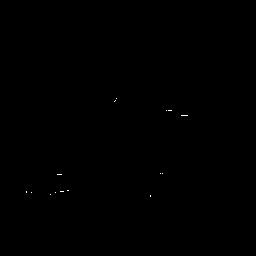
#> input picture Composite_z001_c001.tif, 256 x 256 px, shrunk from 1200 x 1200 before the run; its folder holds 6 pictures in this run
$ python Microtubules_Detection_Region.py   (older library calls are emulated)
#> lines starting #> are read from the running program, lines starting #| are printed output that depends on the picture; after the words box and inside, x2 and y2 are one past the last pixel; in counts of white or black regions, pixels touching at a corner belong together
import os
os.environ['DISPLAY'] = ':1'
from scipy.spatial import distance as dist
from imutils import perspective
from imutils import contours
from PIL import Image
import numpy as np
import argparse
import imutils
import cv2
from cv2 import drawContours
import math
from typing import List
from skimage import filters
from networkx.algorithms.smallworld import sigma
import matplotlib.pyplot as plt
from skimage import data, filters, color, morphology
from skimage.segmentation import flood, flood_fill


array_of_img = [] # this if for store all of the image data
# this function is for read image,the input is directory name
def read_directory(directory):
    # this loop is for read each image in this foder,directory_name is the foder name with images.
    for filename in os.listdir(r"./"+ directory):
        #print(filename) #just for test
        #img is used to store the image data
        tiff_image = cv2.imread(directory + "/" + filename, cv2.IMREAD_ANYCOLOR | cv2.IMREAD_ANYDEPTH)
        img = cv2.normalize(tiff_image, None, 0, 255, cv2.NORM_MINMAX, dtype=cv2.CV_8U)
        array_of_img.append(img)
        #cv2.imshow("Image", img)
        #cv2.waitKey(0)
        #print(img)
        print(array_of_img)

#Series_Tiff_Files = read_directory("Tiff_files")

# center point
def midpoint(ptA, ptB):
	return ((ptA[0] + ptB[0]) * 0.5, (ptA[1] + ptB[1]) * 0.5)

def centroid(img):
    moments = cv2.moments(img, False)

    cX = float(moments["m10"] / moments["m00"])
    cY = float(moments["m01"] / moments["m00"])

    return [cX, cY]

# [7 lines of commented-out code are left out]
tiff_image = cv2.imread("Composite_z001_c001.tif", cv2.IMREAD_ANYCOLOR | cv2.IMREAD_ANYDEPTH)
#> tiff_image: shape (256, 256) uint16; min 86, max 386, mean 103.1
image = cv2.normalize(tiff_image, None, 0, 255, cv2.NORM_MINMAX, dtype=cv2.CV_8U)

tiff_image_2 = cv2.imread("Composite_z001_c002.tif", cv2.IMREAD_ANYCOLOR | cv2.IMREAD_ANYDEPTH)
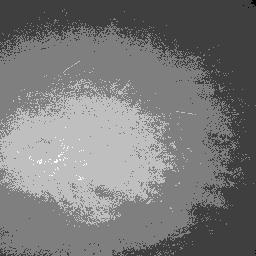
#> input picture Composite_z001_c002.tif, 256 x 256 px, shrunk from 1200 x 1200 before the run
#> tiff_image_2 is the input picture: shape (256, 256) uint16; min 206, max 1136, mean 617.9
image_2 = cv2.normalize(tiff_image_2, None, 0, 255, cv2.NORM_MINMAX, dtype=cv2.CV_8U)
#imgsize = image.shape
#print(imgsize)

# gray grade
#gray = cv2.cvtColor(image, cv2.COLOR_BGR2GRAY)

# bilateral filter
bilateral = cv2.bilateralFilter(image,3,1,1)

bilateral_2 = cv2.bilateralFilter(image_2,3,1,1)

# median filter
median = cv2.medianBlur(image,3)

median_2 = cv2.medianBlur(image_2,3)
#cv2.imshow("median", median)

# gauss filter to denoise
gauss = cv2.GaussianBlur(image, (5, 5), 0)

gauss_2 = cv2.GaussianBlur(image_2, (5, 5), 0)
# NLM
#nlm = cv2.fastNlMeansDenoising(image, None, 10 ,10,7,21)


# closing
closing_2 = cv2.dilate(gauss_2, None, iterations=1)
closing_2 = cv2.erode(closing_2, None, iterations=1)
#cv2.imshow("closing", closing_2)

# edge detection
#median = np.uint8(median)
edged = cv2.Canny(gauss, 20, 50)
#> edged: shape (256, 256); 0.65% white in thin lines or dots, all inside (x1, y1, x2, y2) = (25, 44, 254, 241)

edged_2 = cv2.Canny(gauss_2, 30, 120)
#> edged_2: shape (256, 256); 0.53% white in thin lines or dots, all inside (x1, y1, x2, y2) = (20, 145, 197, 182)
#edged = filters.sobel(gauss)
#cv2.imshow("edge", edged)
#cv2.waitKey(0)

# fill up the gap within objects
edged = cv2.dilate(edged, None, iterations=1)
#> edged: shape (256, 256); 1.9% white; 16 white regions, largest, box (x1, y1, x2, y2) and area: (43, 188, 72, 200) 177, (77, 51, 97, 62) 127, (111, 92, 123, 107) 110
edged = cv2.erode(edged, None, iterations=1)
#> edged: shape (256, 256); 0.97% white; 16 white regions (2 under 20 px), largest, box (x1, y1, x2, y2) and area: (44, 189, 71, 199) 99, (78, 52, 96, 61) 69, (112, 93, 122, 106) 60

edged_2 = cv2.dilate(edged_2, None, iterations=1)
#> edged_2: shape (256, 256); 1.7% white; 2 white regions, box (x1, y1, x2, y2) and area: (19, 145, 92, 183) 783, (168, 144, 198, 173) 305
edged_2 = cv2.erode(edged_2, None, iterations=1)
#> edged_2: shape (256, 256); 0.8% white; 2 white regions
#cv2.imshow("edge_filled", edged)

# find objects
cnts = cv2.findContours(edged.copy(), cv2.RETR_EXTERNAL, cv2.CHAIN_APPROX_SIMPLE)
#> cnts = 16 contours, 7 with area under 20; largest, box (x1, y1, x2, y2) and area: (44, 189, 71, 199) 70, (78, 52, 96, 61) 50, (112, 93, 122, 106) 44, (201, 49, 207, 62) 33, (38, 225, 49, 229) 27
cnts = imutils.grab_contours(cnts)

cnts_2 = cv2.findContours(edged_2.copy(), cv2.RETR_EXTERNAL, cv2.CHAIN_APPROX_SIMPLE)
#> cnts_2 = 2 contours; box (x1, y1, x2, y2) and area: (20, 146, 91, 182) 410, (169, 145, 197, 172) 135
cnts_2 = imutils.grab_contours(cnts_2)

# order the sequence from left to right of the object
if len(cnts) > 0:
    cnts = contours.sort_contours(cnts)[0]

if len(cnts_2) > 0:
    cnts_2 = contours.sort_contours(cnts_2)[0]
#(cnts, _) = contours.sort_contours(cnts)

pixelsPerMetric = None

boxes = []
tltrX_list = []
tltrY_list = []
blbrX_list = []
blbrY_list = []

tlblX_list = []
tlblY_list = []
trbrX_list = []
trbrY_list = []

dA_list = []
dB_list = []

boxes_2 = []
tltrX_list_2 = []
tltrY_list_2 = []
blbrX_list_2 = []
blbrY_list_2 = []

tlblX_list_2 = []
tlblY_list_2 = []
trbrX_list_2 = []
trbrY_list_2 = []

dA_list_2 = []
dB_list_2 = []
# for loop for all contour
for c in cnts:
	# if it's too small, it might be noise, just ignore it
	if cv2.contourArea(c) < 20:
		continue

	orig = image.copy()
	box = cv2.minAreaRect(c)
	box = cv2.cv.BoxPoints(box) if imutils.is_cv2() else cv2.boxPoints(box)
	box = np.array(box, dtype="int")

	box = perspective.order_points(box)

	boxes.append(box.astype("int"))

	#cv2.drawContours(orig, [box.astype("int")], -1, (0, 255, 0), 2)

	#for (x, y) in box:
		#cv2.circle(orig, (int(x), int(y)), 5, (0, 0, 255), -1)

	(tl, tr, br, bl) = box
	(tltrX, tltrY) = midpoint(tl, tr)
	(blbrX, blbrY) = midpoint(bl, br)

	(tlblX, tlblY) = midpoint(tl, bl)
	(trbrX, trbrY) = midpoint(tr, br)

	tltrX_list.append(tltrX)
	tltrY_list.append(tltrY)
	blbrX_list.append(blbrX)
	blbrY_list.append(blbrY)

	tlblX_list.append(tlblX)
	tlblY_list.append(tlblY)
	trbrX_list.append(trbrX)
	trbrY_list.append(trbrY)


	# [7 lines of commented-out code are left out]

	dA = dist.euclidean((tltrX, tltrY), (blbrX, blbrY))
	dB = dist.euclidean((tlblX, tlblY), (trbrX, trbrY))

	dA_list.append(dA)
	dB_list.append(dB)
#> this loop made 16 passes
#> (tl, tr, br, bl, tltrX, tltrY, blbrX, blbrY) on passes 1, 2, 3, 5, 7, 8, 10, 14, 15: ([25, 190], [32, 190], [32, 195], [25, 195], 28.5, 190, 28.5, 195), ([38, 225], [48, 225], [48, 228], [38, 228], 43, 225, 43, 228), ([42, 194], [69, 186], [70, 190], [44, 198], 55.5, 190, 57, 194), ([78, 58], [95, 53], [94, 50], [79, 61], 86.5, 55.5, 86.5, 55.5), ([109, 44], [118, 44], [118, 47], [109, 47], 113.5, 44, 113.5, 47), ([109, 103], [118, 91], [121, 93], [113, 105], 113.5, 97, 117, 99), ([155, 171], [164, 171], [164, 174], [155, 174], 159.5, 171, 159.5, 174), ([177, 113], [189, 113], [189, 116], [177, 116], 183, 113, 183, 116), ([201, 49], [206, 49], [206, 61], [201, 61], 203.5, 49, 203.5, 61)
#> c on pass 9: [[149, 193], [149, 198], [151, 198], [151, 193]]
#> after the loop, blbrX_list = [28.5, 43, 57, 86.5, 113.5, 117, 159.5, 183, 203.5]; blbrY_list = [195, 228, 194, 55.5, 47, 99, 174, 116, 61]; boxes = 9 items; dA_list = [5, 3, 4.27, 0, 3, 4.03, 3, 3, 12]; dB_list = [7, 10, 27.68, 17.89, 9, 14.71, 9, 12, 5]; tlblX_list = [25, 38, 43, 78.5, 109, 111, 155, 177, 201]; tlblY_list = [192.5, 226.5, 196, 59.5, 45.5, 104, 172.5, 114.5, 55]; tltrX_list = [28.5, 43, 55.5, 86.5, 113.5, 113.5, 159.5, 183, 203.5]; tltrY_list = [190, 225, 190, 55.5, 44, 97, 171, 113, 49]; trbrX_list = [32, 48, 69.5, 94.5, 118, 119.5, 164, 189, 206]; trbrY_list = [192.5, 226.5, 188, 51.5, 45.5, 92, 172.5, 114.5, 55]

	# [11 lines of commented-out code are left out]

tltrX_list = np.array(tltrX_list)
tltrY_list = np.array(tltrY_list)
blbrX_list = np.array(blbrX_list)
blbrY_list = np.array(blbrY_list)

tlblX_list = np.array(tlblX_list)
tlblY_list = np.array(tlblY_list)
trbrX_list = np.array(trbrX_list)
trbrY_list = np.array(trbrY_list)

#dA_list = np.array(dA_list)
#print(dA_list,dB_list)

# for loop for all contour
for c_2 in cnts_2:
	# if it's too small, it might be noise, just ignore it
	if cv2.contourArea(c_2) < 20:
		continue

	orig = image_2.copy()
	box_2 = cv2.minAreaRect(c_2)
	box_2 = cv2.cv.BoxPoints(box_2) if imutils.is_cv2() else cv2.boxPoints(box_2)
	box_2 = np.array(box_2, dtype="int")

	box_2 = perspective.order_points(box_2)

	boxes_2.append(box_2.astype("int"))

	#cv2.drawContours(orig, [box.astype("int")], -1, (0, 255, 0), 2)

	#for (x, y) in box:
		#cv2.circle(orig, (int(x), int(y)), 5, (0, 0, 255), -1)

	(tl_2, tr_2, br_2, bl_2) = box_2
	(tltrX_2, tltrY_2) = midpoint(tl_2, tr_2)
	(blbrX_2, blbrY_2) = midpoint(bl_2, br_2)

	(tlblX_2, tlblY_2) = midpoint(tl_2, bl_2)
	(trbrX_2, trbrY_2) = midpoint(tr_2, br_2)

	tltrX_list_2.append(tltrX_2)
	tltrY_list_2.append(tltrY_2)
	blbrX_list_2.append(blbrX_2)
	blbrY_list_2.append(blbrY_2)

	tlblX_list_2.append(tlblX_2)
	tlblY_list_2.append(tlblY_2)
	trbrX_list_2.append(trbrX_2)
	trbrY_list_2.append(trbrY_2)


	# [7 lines of commented-out code are left out]

	dA_2 = dist.euclidean((tltrX_2, tltrY_2), (blbrX_2, blbrY_2))
	dB_2 = dist.euclidean((tlblX_2, tlblY_2), (trbrX_2, trbrY_2))

	dA_list_2.append(dA_2)
	dB_list_2.append(dB_2)
#> this loop made 2 passes
#> (tl_2, tr_2, br_2, bl_2, tltrX_2, tltrY_2, blbrX_2, blbrY_2) on passes 1 to 2: ([26, 132], [95, 162], [85, 186], [16, 156], 60.5, 147, 50.5, 171), ([177, 137], [203, 163], [195, 172], [168, 145], 190, 150, 181.5, 158.5)
#> after the loop, blbrX_list_2 = [50.5, 181.5]; blbrY_list_2 = [171, 158.5]; boxes_2 = [[[26, 132], [95, 162], [85, 186], [16, 156]], [[177, 137], [203, 163], [195, 172], [168, 145]]]; dA_list_2 = [26, 12.02]; dB_list_2 = [75.24, 37.48]; tlblX_list_2 = [21, 172.5]; tlblY_list_2 = [144, 141]; tltrX_list_2 = [60.5, 190]; tltrY_list_2 = [147, 150]; trbrX_list_2 = [90, 199]; trbrY_list_2 = [174, 167.5]

	# [11 lines of commented-out code are left out]

tltrX_list_2 = np.array(tltrX_list_2)
tltrY_list_2 = np.array(tltrY_list_2)
blbrX_list_2 = np.array(blbrX_list_2)
blbrY_list_2 = np.array(blbrY_list_2)

tlblX_list_2 = np.array(tlblX_list_2)
tlblY_list_2 = np.array(tlblY_list_2)
trbrX_list_2 = np.array(trbrX_list_2)
trbrY_list_2 = np.array(trbrY_list_2)


img = image.copy()
for i in range(len(tltrX_list)):
	cv2.line(img, (int(tltrX_list[i]), int(tltrY_list[i])), (int(blbrX_list[i]), int(blbrY_list[i])),(255, 0, 255), 2)
	cv2.line(img, (int(tlblX_list[i]), int(tlblY_list[i])), (int(trbrX_list[i]), int(trbrY_list[i])),(255, 0, 255), 2)
	cv2.putText(img, "{:.1f}".format(dA_list[i]), (int(tltrX_list[i] - 15), int(tltrY_list[i] - 10)), cv2.FONT_HERSHEY_SIMPLEX, 0.65, (255, 255, 255), 2)
	cv2.putText(img, "{:.1f}".format(dB_list[i]), (int(trbrX_list[i] + 10), int(trbrY_list[i])), cv2.FONT_HERSHEY_SIMPLEX,0.65, (255, 255, 255), 2)
#> this loop made 9 passes
#> img: shape (256, 256); min 0, max 255, mean 31.6
#cv2.imshow("Image", img)


img_2 = image_2.copy()
for i_2 in range(len(tltrX_list_2)):
	cv2.line(img, (int(tltrX_list_2[i_2]), int(tltrY_list_2[i_2])), (int(blbrX_list_2[i_2]), int(blbrY_list_2[i_2])),(255, 0, 255), 2)
	cv2.line(img, (int(tlblX_list_2[i_2]), int(tlblY_list_2[i_2])), (int(trbrX_list_2[i_2]), int(trbrY_list_2[i_2])),(255, 0, 255), 2)
	cv2.putText(img, "{:.1f}".format(dA_list_2[i_2]), (int(tltrX_list_2[i_2] - 15), int(tltrY_list_2[i_2] - 10)), cv2.FONT_HERSHEY_SIMPLEX, 0.65, (255, 255, 255), 2)
	cv2.putText(img, "{:.1f}".format(dB_list_2[i_2]), (int(trbrX_list_2[i_2] + 10), int(trbrY_list_2[i_2])), cv2.FONT_HERSHEY_SIMPLEX,0.65, (255, 255, 255), 2)
#> this loop made 2 passes
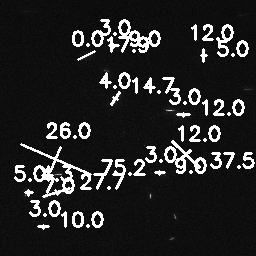
#> img: shape (256, 256); min 0, max 255, mean 37.5
#cv2.imshow("Image", img)

img_box = image.copy()
for k in range(len(boxes)):
    cv2.drawContours(img_box, [boxes[k].astype("int")], -1, (0, 255, 0), 2)
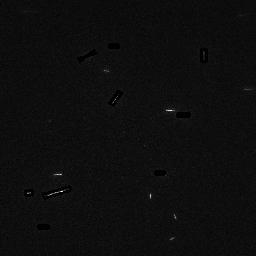
#> img_box: shape (256, 256); min 0, max 239, mean 14.1
#cv2.imshow("Image_box", img_box)

img_box_2 = image.copy()
for k_2 in range(len(boxes_2)):
    cv2.drawContours(img_box_2, [boxes_2[k_2].astype("int")], -1, (0, 255, 0), 2)
#> img_box_2: shape (256, 256); min 0, max 255, mean 14.3
#cv2.imshow("Image_box", img_box)

#caculate contour center
img_endpoints = image.copy()
img_endpoints_2 = image_2.copy()

M_list = []
center_x_list = []
center_y_list = []
count = 0

M_list_2 = []
center_x_list_2 = []
center_y_list_2 = []
count_2 = 0

for p in cnts:
	if cv2.contourArea(p) < 20:
		continue

	M = cv2.moments(p)
	M_list.append(M)
	center_x = int(M["m10"] / M["m00"])
	center_x_list.append(center_x)
	center_y = int(M["m01"] / M["m00"])
	center_y_list.append(center_y)
	count = count+1
#> this loop made 16 passes
#> (center_x, center_y) on passes 1, 2, 3, 5, 7, 8, 10, 14, 15: (27, 192), (42, 226), (55, 192), (86, 56), (112, 45), (116, 98), (159, 172), (183, 114), (202, 54)
#> after the loop, M_list = 9 items; center_x_list = [27, 42, 55, 86, 112, 116, 159, 183, 202]; center_y_list = [192, 226, 192, 56, 45, 98, 172, 114, 54]; count = 9

for w in range(len(tltrX_list)):
	cv2.circle(img_endpoints, (int(trbrX_list[w]), int(trbrY_list[w])), 7, 128, -1)
	cv2.circle(img_endpoints, (int(tlblX_list[w]), int(tlblY_list[w])), 7, 128, -1)
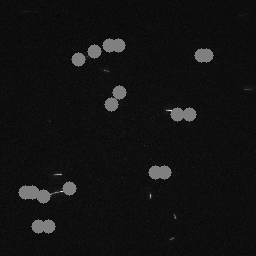
#> img_endpoints: shape (256, 256); min 0, max 239, mean 18.5


for p_2 in cnts_2:
	if cv2.contourArea(p_2) < 20:
		continue
	M_2 = cv2.moments(p_2)
	M_list_2.append(M_2)
	center_x_2 = int(M_2["m10"] / M_2["m00"])
	center_x_list_2.append(center_x_2)
	center_y_2 = int(M_2["m01"] / M_2["m00"])
	center_y_list_2.append(center_y_2)
	count_2 = count_2+1
#> this loop made 2 passes
#> (center_x_2, center_y_2, count_2) on passes 1 to 2: (62, 166, 1), (185, 154, 2)
#> after the loop, M_list_2 = 2 items; center_x_list_2 = [62, 185]; center_y_list_2 = [166, 154]; count_2 = 2

for w_2 in range(len(tltrX_list)):
	cv2.circle(img_endpoints_2, (int(trbrX_list[w_2]), int(trbrY_list[w_2])), 7, 128, -1)
	cv2.circle(img_endpoints_2, (int(tlblX_list[w_2]), int(tlblY_list[w_2])), 7, 128, -1)
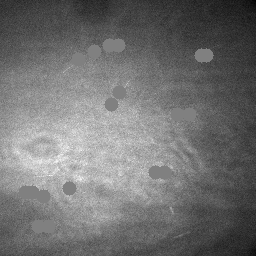
#> img_endpoints_2: shape (256, 256); min 0, max 255, mean 112.8

cv2.imshow("Image_endpoints", img_endpoints)
cv2.imshow("Image_endpoints_2", img_endpoints_2)


#Flood fill
img_center = image.copy()
img_center_2 = image_2.copy()

gauss_2_copy = gauss_2.copy()
seed = (int(center_x_list_2[1]), int(center_y_list_2[1]))
#> seed = (185, 154)

cv2.floodFill(gauss_2_copy, None, seedPoint=seed, newVal=(255, 255, 255), loDiff=(5), upDiff=(5))
seeds_point = cv2.circle(img_center_2, seed, 2, (0, 0, 0), cv2.FILLED, cv2.LINE_AA)

cv2.imshow('flood_cv', gauss_2_copy)
cv2.imshow('seed point', seeds_point)

#Flood fill in Skimage
gauss_2_copy_2 = gauss_2.copy()

flood_f = flood_fill(gauss_2_copy_2, (int(center_x_list_2[1]), int(center_y_list_2[1])), 255, tolerance=3)
fig, ax = plt.subplots(ncols=2, figsize=(10, 5))

ax[0].imshow(gauss_2_copy_2, cmap=plt.cm.gray)
ax[0].set_title('Original')
ax[0].axis('off')

ax[1].imshow(flood_f, cmap=plt.cm.gray)
ax[1].plot(int(center_x_list_2[1]), int(center_y_list_2[1]), 'ro') # seed point
ax[1].set_title('After flood fill')
ax[1].axis('off')

plt.show()
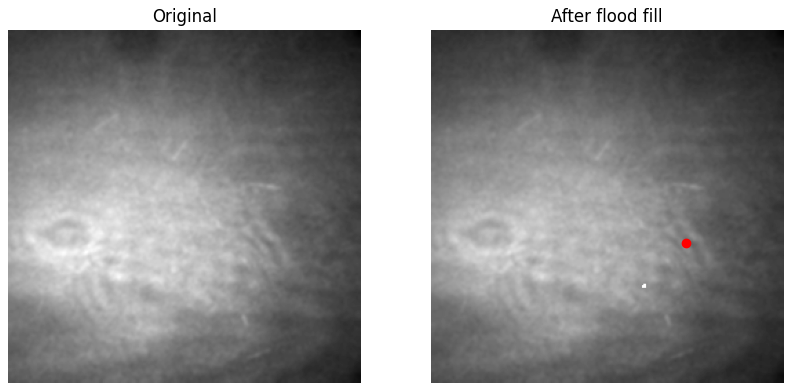
#> figure drawn by matplotlib, 2 panels

# [32 lines of commented-out code are left out]


class Point(object):
    def __init__(self,x,y):
        self.x = x
        self.y = y

    def getX(self):
        return self.x
    def getY(self):
        return self.y

def getGrayDiff(img,currentPoint,tmpPoint):
    return abs(int(img[currentPoint.x,currentPoint.y]) - int(img[tmpPoint.x,tmpPoint.y]))

def selectConnects(p):
    #if p != 0:
	connects = [Point(-1, -1), Point(0, -1), Point(1, -1), Point(1, 0), Point(1, 1), Point(0, 1), Point(-1, 1), Point(-1, 0)]
    #else:
        #connects = [ Point(0, -1),  Point(1, 0), Point(0, 1), Point(-1, 0)]
	return connects

def regionGrow(img,seeds,thresh,p = 1):
#> called with thresh = 3, p = 1
    height, weight = img.shape
#> height = 256; weight = 256
    seedMark = np.zeros(img.shape)
    seedList = []
    for seed in seeds:
        seedList.append(seed)
#> this loop made 1 pass
#> after the loop, seedList = 1 item
    label = 1
    connects = selectConnects(p)
    while(len(seedList)>0):
        currentPoint = seedList.pop(0)

        seedMark[currentPoint.x,currentPoint.y] = label
        for i in range(8):
            tmpX = currentPoint.x + connects[i].x
            tmpY = currentPoint.y + connects[i].y
            if tmpX < 0 or tmpY < 0 or tmpX >= height or tmpY >= weight:
                continue
            grayDiff = getGrayDiff(img,currentPoint,Point(tmpX,tmpY))
            if grayDiff < thresh and seedMark[tmpX,tmpY] == 0:
                seedMark[tmpX,tmpY] = label
                seedList.append(Point(tmpX,tmpY))
#> this loop made 64296 passes
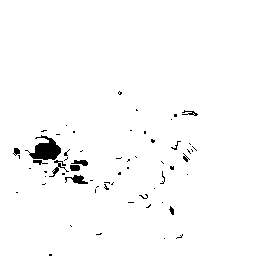
#> seedMark: shape (256, 256) float64; values 0 (black) and 1 (white), 98.1% white; 61 black regions (50 under 20 px), largest, box (x1, y1, x2, y2) and area: (25, 135, 61, 160) 463, (65, 175, 88, 184) 107, (49, 160, 69, 177) 84
    return seedMark


gauss_2_copy_3 = gauss_2.copy()
#cv2.imshow('gauss_2_copy_3',gauss_2_copy_3)
seeds = [Point(int(center_x_list_2[1]), int(center_y_list_2[1]))]#,Point(int(center_x_list_2[2]), int(center_y_list_2[2])),Point(int(center_x_list_2[3]), int(center_y_list_2[3]))]
RGImg = regionGrow(closing_2, seeds, 3)
cv2.imshow('Region Growing',RGImg)

cv2.waitKey(0)
